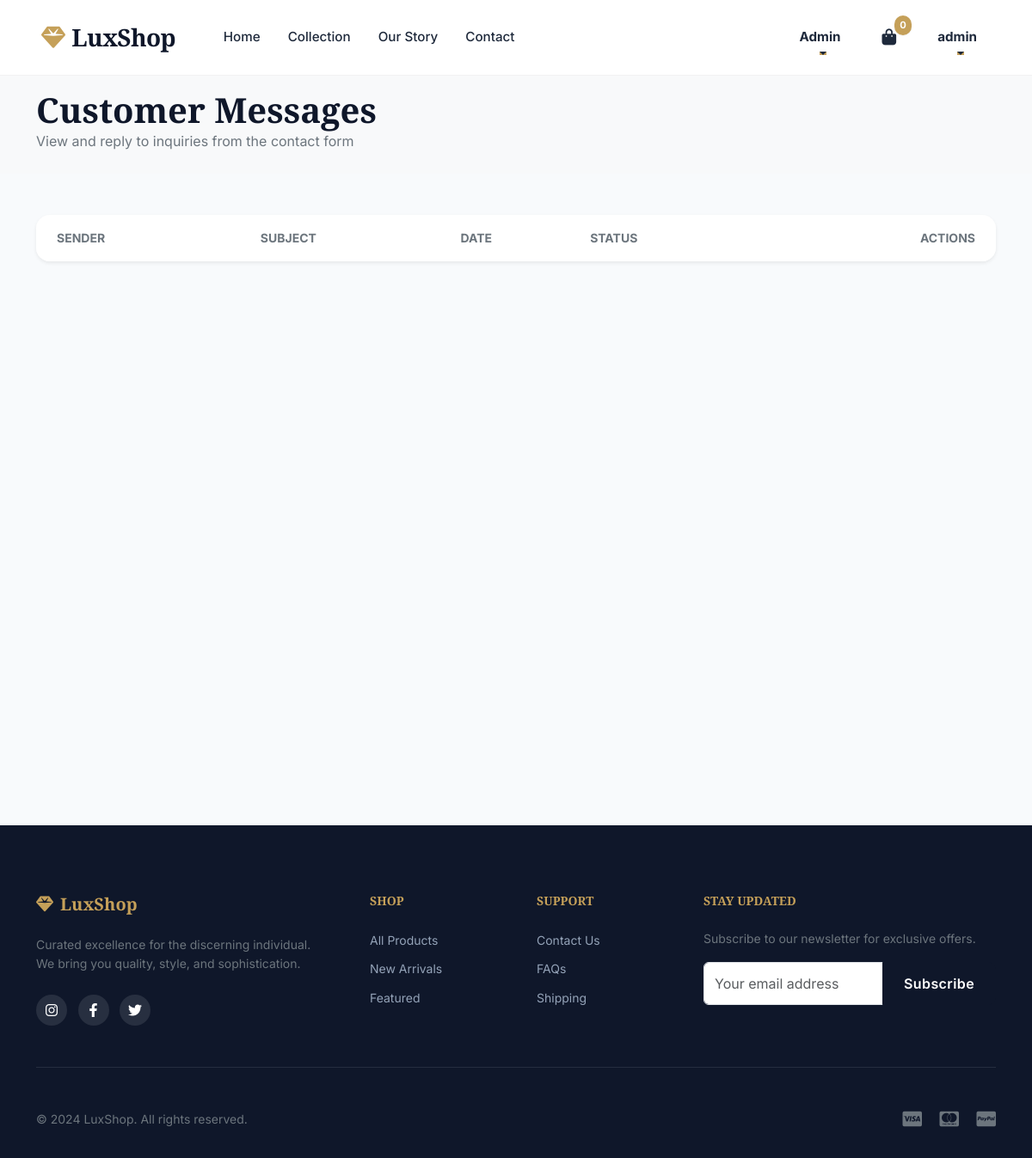
/admin-panel/messages/ (signed in), run on an earlier commit of the app's database.
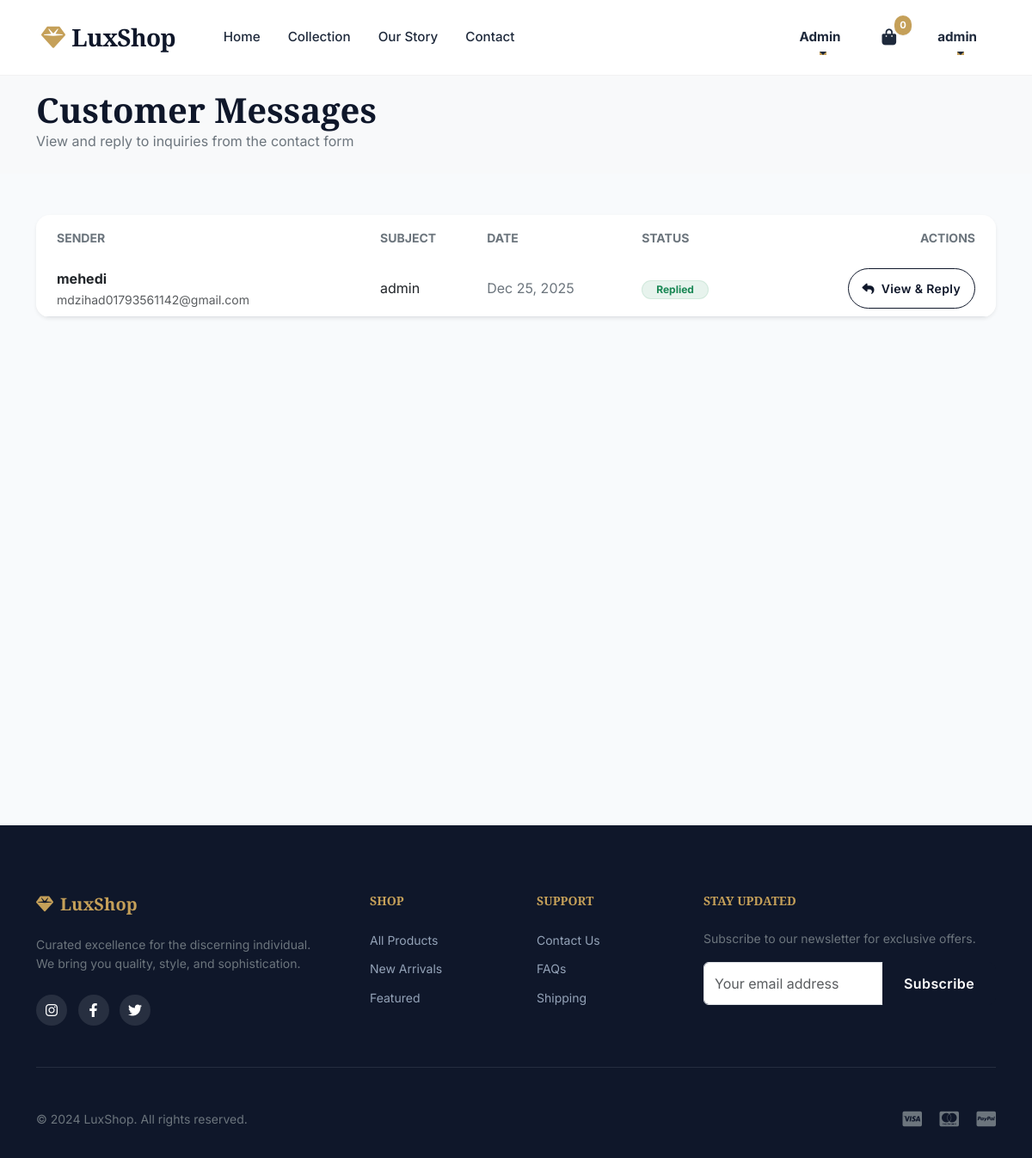
And on a later commit of the database.
### myapp/models.py (models this page shows, shortened)
class ContactMessage(models.Model):
    user = models.ForeignKey(User, on_delete=models.CASCADE, null=True, blank=True)
    name = models.CharField(max_length=100)
    email = models.EmailField()
    subject = models.CharField(max_length=200)
    message = models.TextField()
    is_replied = models.BooleanField(default=False)
    created_at = models.DateTimeField(auto_now_add=True)
    replied_at = models.DateTimeField(blank=True, null=True)

### myapp/views.py (the view)
# urls.py: path('admin-panel/messages/', views.admin_messages, name='admin_messages'),
@admin_required
def admin_messages(request):
    messages_list = ContactMessage.objects.all().order_by('-created_at')
    paginator = Paginator(messages_list, 10)
    page_number = request.GET.get('page')
    page_obj = paginator.get_page(page_number)
    return render(request, 'admin/messages.html', {'page_obj': page_obj})

### myapp/views.py (called while the page is built)
def admin_required(view_func):
    @wraps(view_func)
    def _wrapped_view(request, *args, **kwargs):
        if not request.user.is_authenticated or request.user.userprofile.role != 'admin':
            messages.error(request, 'Access denied. Admin privileges required.')
            return redirect('home')
        return view_func(request, *args, **kwargs)
    return _wrapped_view

### myapp/templates/admin/messages.html (shortened to what this page needs)
{% extends 'base.html' %}
{% block content %}
<div class="bg-light py-4 mb-5">
    <div class="container">
        <h1 class="display-6 fw-bold mb-0">Customer Messages</h1>
        <p class="text-secondary mb-0">View and reply to inquiries from the contact form</p>
    </div>
</div>
<div class="container pb-5">
    <div class="card border-0 shadow-sm rounded-4 overflow-hidden">
        <div class="card-body p-0">
            <div class="table-responsive">
                <table class="table align-middle mb-0 table-hover">
                    <thead class="bg-light">
                        <tr>
                            <th class="ps-4 py-3 border-0 text-secondary small fw-bold text-uppercase">Sender</th>
                            <th class="py-3 border-0 text-secondary small fw-bold text-uppercase">Subject</th>
                            <th class="py-3 border-0 text-secondary small fw-bold text-uppercase">Date</th>
                            <th class="py-3 border-0 text-secondary small fw-bold text-uppercase">Status</th>
                            <th class="py-3 border-0 text-secondary small fw-bold text-uppercase text-end pe-4">Actions
                            </th>
                        </tr>
                    </thead>
                    <tbody>
                        {% for message in page_obj %}
                        <tr>
                            <td class="ps-4">
                                <div class="fw-bold">{{ message.name }}</div>
                                <div class="small text-muted">{{ message.email }}</div>
                            </td>
                            <td>{{ message.subject|truncatechars:30 }}</td>
                            <td class="text-secondary">{{ message.created_at|date:"M d, Y" }}</td>
                            <td>
                                {% if message.is_replied %}
                                <span
                                    class="badge bg-success bg-opacity-10 text-success border border-success border-opacity-10 rounded-pill px-3">Replied</span>
                                {% else %}
                                <span
                                    class="badge bg-warning bg-opacity-10 text-warning border border-warning border-opacity-10 rounded-pill px-3">Pending</span>
                                {% endif %}
                            </td>
                            <td class="text-end pe-4">
                                <a href="{% url 'reply_message' message.id %}"
                                    class="btn btn-outline-primary btn-sm rounded-pill px-3" title="View & Reply">
                                    <i class="fas fa-reply me-1"></i> View & Reply
                                </a>
                            </td>
                        </tr>
                        {% endfor %}
                    </tbody>
                </table>
            </div>
        </div>
    </div>
</div>
{% endblock %}

What changed in the data, as far as the page shows it:
added ContactMessage: name "mehedi", email "mdzihad01793561142@gmail.com", subject "admin", created_at "Dec 25, 2025", is_replied "Replied"
